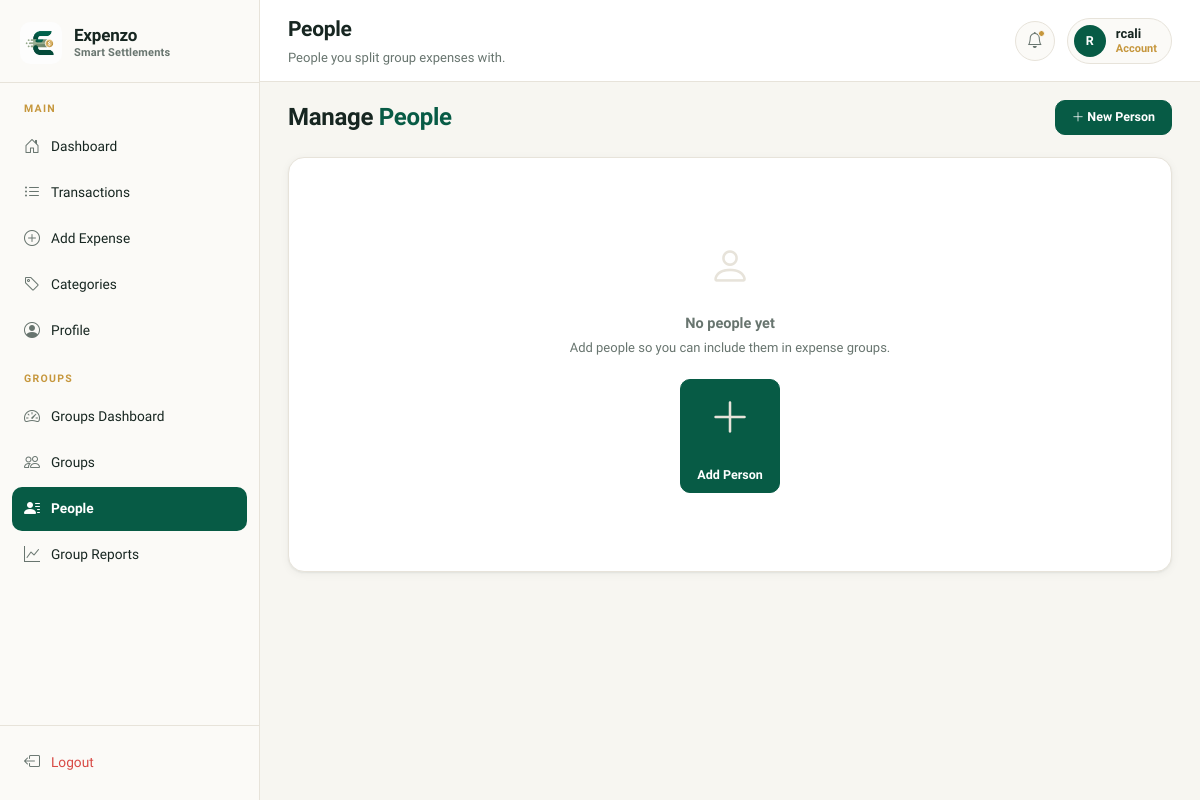
/people/ (signed in), run on an earlier commit of the app's database.
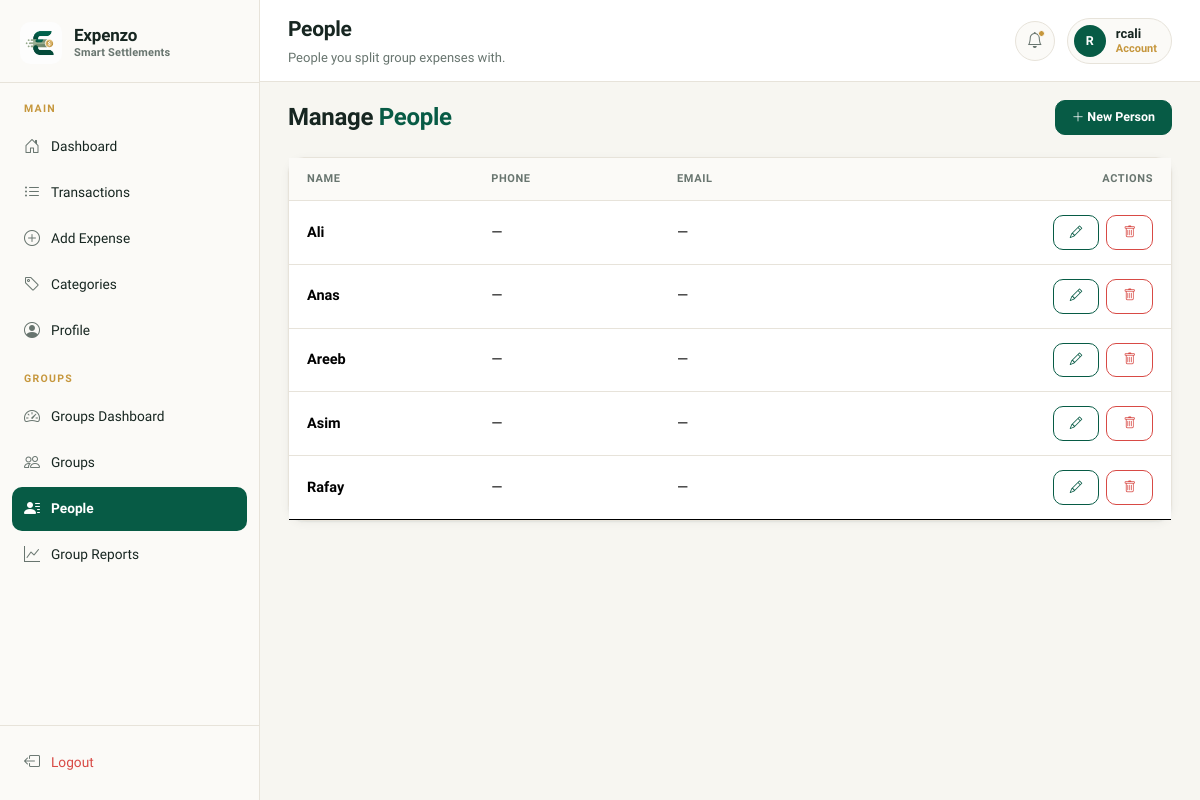
And on a later commit of the database.
### tracker/models.py (models this page shows, shortened)
class Person(models.Model):
    user = models.ForeignKey(settings.AUTH_USER_MODEL, on_delete=models.CASCADE, related_name='people')
    name = models.CharField(max_length=150)
    phone = models.CharField(max_length=20, blank=True)
    email = models.EmailField(blank=True)
    created_at = models.DateTimeField(auto_now_add=True)
    class Meta:
        ordering = ['name']

### tracker/views.py (the view)
# urls.py: path('people/', views.PersonListView.as_view(), name='person_list'),
class PersonListView(LoginRequiredMixin, ListView):
    model = Person
    template_name = 'groups/person_list.html'
    context_object_name = 'people'
    def get_queryset(self):
        return Person.objects.filter(user=self.request.user)

### tracker/templates/groups/person_list.html (shortened to what this page needs)
{% extends 'base.html' %}
{% block topbar_title %}People{% endblock %}
{% block topbar_desc %}People you split group expenses with.{% endblock %}
{% block content %}
<div class="d-flex justify-content-between align-items-center mb-4">
  <h5 class="page-heading mb-0">Manage <span>People</span></h5>
  <a href="{% url 'person_create' %}" class="btn btn-primary btn-sm">
    <i class="bi bi-plus-lg"></i> New Person
  </a>
</div>
{% if people %}
<div class="card">
  <div class="card-body p-0">
    <div class="table-responsive">
      <table class="table">
        <thead>
          <tr><th>Name</th><th>Phone</th><th>Email</th><th class="text-end">Actions</th></tr>
        </thead>
        <tbody>
          {% for person in people %}
          <tr>
            <td style="font-weight: 600;">{{ person.name }}</td>
            <td>{{ person.phone|default:"—" }}</td>
            <td>{{ person.email|default:"—" }}</td>
            <td class="text-end">
              <a href="{% url 'person_edit' person.pk %}" class="btn btn-outline-primary btn-sm me-1">
                <i class="bi bi-pencil"></i>
              </a>
              <button type="button" class="btn btn-outline-danger btn-sm"
                      data-bs-toggle="modal" data-bs-target="#deleteModal-{{ person.pk }}">
                <i class="bi bi-trash"></i>
              </button>
            </td>
          </tr>
          {% endfor %}
        </tbody>
      </table>
    </div>
  </div>
</div>
{% else %}
<div class="card">
  <div class="card-body">
    <div class="empty-state">
      <i class="bi bi-person"></i>
      <h6>No people yet</h6>
      <p style="color: var(--clr-muted); font-size: 13px;">Add people so you can include them in expense groups.</p>
      <a href="{% url 'person_create' %}" class="btn btn-primary btn-sm mt-2">
        <i class="bi bi-plus-lg"></i> Add Person
      </a>
    </div>
  </div>
</div>
{% endif %}
{% endblock %}

### tracker/templates/base.html (shortened to what this page needs)
{% load static %}
<!DOCTYPE html>
<html lang="en">
<head>
  <link href="https://cdn.jsdelivr.net/npm/bootstrap@5.3.2/dist/css/bootstrap.min.css" rel="stylesheet">
  <link rel="stylesheet" href="https://cdn.jsdelivr.net/npm/bootstrap-icons@1.11.3/font/bootstrap-icons.min.css">
  <link rel="stylesheet" href="{% static 'tracker/css/theme.css' %}">
</head>
<body>
{% if user.is_authenticated %}
<div class="app-wrapper">
  <aside class="sidebar" id="sidebar">
    <div class="sidebar-brand">
      <div class="brand-icon"><img src="{% static 'tracker/images/logo-icon.png' %}" alt="Expenzo logo"></div>
      <div>
        <div class="brand-name">Expenzo</div>
        <div class="brand-sub">Smart Settlements</div>
      </div>
    </div>
    <nav class="sidebar-nav" aria-label="Main navigation">
      <div class="sidebar-label">Main</div>
      <a href="{% url 'dashboard' %}" class="sidebar-link {% if request.resolver_match.url_name == 'dashboard' %}active{% endif %}">
        <i class="bi bi-house-door"></i> Dashboard
      </a>
      <a href="{% url 'transaction_list' %}" class="sidebar-link {% if request.resolver_match.url_name == 'transaction_list' %}active{% endif %}">
        <i class="bi bi-list-ul"></i> Transactions
      </a>
      <a href="{% url 'add_transaction' %}" class="sidebar-link {% if request.resolver_match.url_name == 'add_transaction' %}active{% endif %}">
        <i class="bi bi-plus-circle"></i> Add Expense
      </a>
      <a href="{% url 'category_list' %}" class="sidebar-link {% if request.resolver_match.url_name == 'category_list' %}active{% endif %}">
        <i class="bi bi-tag"></i> Categories
      </a>
      <a href="{% url 'profile' %}" class="sidebar-link {% if request.resolver_match.url_name == 'profile' %}active{% endif %}">
        <i class="bi bi-person-circle"></i> Profile
      </a>
      <div class="sidebar-label">Groups</div>
      <a href="{% url 'group_dashboard' %}" class="sidebar-link {% if request.resolver_match.url_name == 'group_dashboard' %}active{% endif %}">
        <i class="bi bi-speedometer2"></i> Groups Dashboard
      </a>
      <a href="{% url 'group_list' %}" class="sidebar-link {% if request.resolver_match.url_name == 'group_list' or request.resolver_match.url_name == 'group_detail' %}active{% endif %}">
        <i class="bi bi-people"></i> Groups
      </a>
      <a href="{% url 'person_list' %}" class="sidebar-link {% if request.resolver_match.url_name == 'person_list' %}active{% endif %}">
        <i class="bi bi-person-lines-fill"></i> People
      </a>
      <a href="{% url 'group_reports' %}" class="sidebar-link {% if request.resolver_match.url_name == 'group_reports' %}active{% endif %}">
        <i class="bi bi-graph-up"></i> Group Reports
      </a>
    </nav>
    <div class="sidebar-footer">
      <form method="post" action="{% url 'logout' %}">
        <button type="submit" class="sidebar-link logout" style="background:none;border:none;width:100%;text-align:left;cursor:pointer;">
          <i class="bi bi-box-arrow-left"></i> Logout
        </button>
      </form>
    </div>
  </aside>
  <header class="topbar">
    <div class="d-flex align-items-center gap-3">
      <div>
        <div class="topbar-title">{% block topbar_title %}Dashboard{% endblock %}</div>
        <div class="topbar-desc">{% block topbar_desc %}{% endblock %}</div>
      </div>
    </div>
    <div class="topbar-right">
      <button type="button" class="btn-icon" aria-label="Notifications">
        <i class="bi bi-bell"></i>
        <span class="notif-dot" aria-hidden="true"></span>
      </button>
      <div class="topbar-user">
        <div class="avatar">{{ request.user.username|first|upper }}</div>
        <div>
          {{ request.user.username }}
          <span class="plan-label">Account</span>
        </div>
      </div>
    </div>
  </header>
  <main class="main-content">
    <div class="page-body fade-in">
      {% block content %}{% endblock %}
    </div>
  </main>
</div>
{% endif %}
</body>
</html>

What changed in the data, as far as the page shows it:
added Person: name "Ali", phone "—", email "—"
added Person: name "Anas", phone "—", email "—"
added Person: name "Areeb", phone "—", email "—"
added Person: name "Asim", phone "—", email "—"
added Person: name "Rafay", phone "—", email "—"
Also different on the page:
text no longer shown: "No people yet Add people so you can include them in expense groups. Add Person"
text now shown: "NAME PHONE EMAIL ACTIONS"
